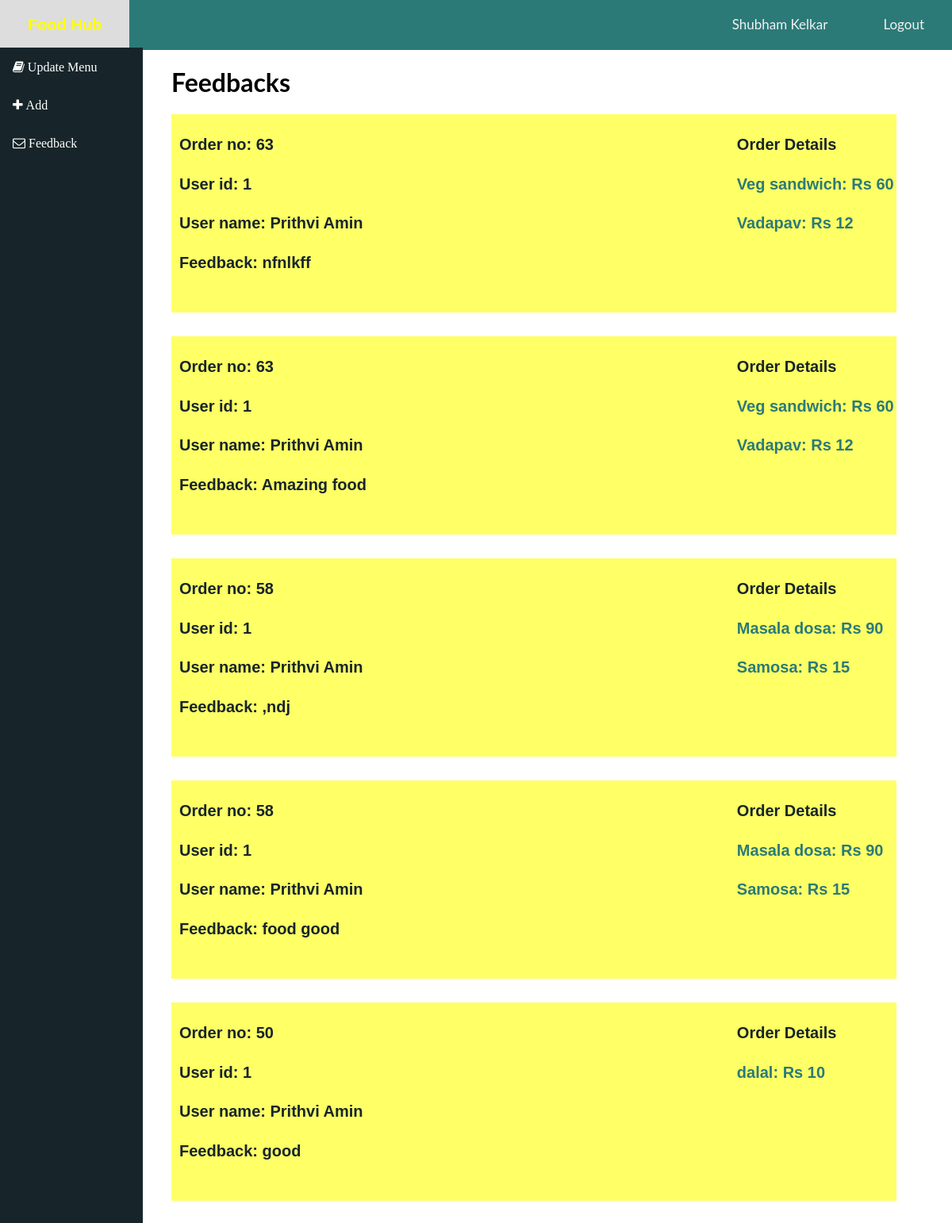
Page /adminfeed.php on the committed database.
### tables this page shows
CREATE TABLE `user` (
  `user_id` int(11) NOT NULL,
  `user_name` varchar(50) NOT NULL,
  `email` varchar(50) NOT NULL,
  `phone` varchar(11) NOT NULL,
  `pass` varchar(30) NOT NULL,
  `wallet` int(11) NOT NULL,
  `roles` int(1) NOT NULL DEFAULT 0 COMMENT '0-user 1-admin 2-manager',
  `loggedin` int(11) NOT NULL DEFAULT 0
);

CREATE TABLE `feedback` (
  `f_id` int(11) NOT NULL,
  `order_id` int(11) NOT NULL,
  `user_id` int(11) NOT NULL,
  `description` varchar(100) NOT NULL
);

CREATE TABLE `cart` (
  `sr_no` int(11) NOT NULL,
  `user_id` int(11) NOT NULL,
  `order_id` int(11) NOT NULL,
  `item` varchar(30) NOT NULL,
  `quantity` int(11) NOT NULL DEFAULT 1,
  `cost` int(11) NOT NULL,
  `stat` int(11) NOT NULL DEFAULT 0
);

### adminfeed.php (the view, shortened to what this page needs)
<?php
include "connection.php";
$status = $conn->query("SELECT * FROM user WHERE loggedin = 2");
$status = mysqli_fetch_assoc($status);
$username=$status['user_name'];
?>
<!DOCTYPE html>
<html lang="en" class="no-js">
<head>
    <link href="home.css" rel="stylesheet" media="all">
    <link rel="stylesheet" href="https://cdnjs.cloudflare.com/ajax/libs/font-awesome/4.7.0/css/font-awesome.min.css">
</head>
<body>
    <div class="topnav topnav1">
        <a href="#about1" style="color:yellow; font-family:'Franklin Gothic Medium', 'Arial Narrow', Arial, sans-serif; font-size:20px;"><b>Food Hub</b></a>
        <div class="topnav-right">
            <a href="profile2.php"><?php echo $username ?></a>
            <a href="logout1.php">Logout</a>
        </div>
    </div>
    <div class="sidebar">
        <a class="fa fa-book" href="update2.php"> Update Menu</a>
        <a class="fa fa-plus" href="http://localhost/New%20folder/add.php"> Add</a>
        <a class="fa fa-envelope-o" href="adminfeed.php"> Feedback</a>
    </div>
    <div class="container">
        <h1>Feedbacks</h1>
        <?php
        $sql = "select * from feedback order by f_id desc";
        $result = mysqli_query($conn, $sql);
        while ($row = mysqli_fetch_assoc($result)) {
            $order_id = $row['order_id'];
            $id = $row['user_id'];
            $query1 = "select * from user where user_id='$id'";
            $res1 = mysqli_query($conn, $query1);
            $res2 = mysqli_fetch_assoc($res1);
            ?>
            <div class="menu" style="display:flex; ">
                <div style="width:500px; height:250px;background-color: #ffff66">
                    <h4>Order no: <?php echo $row['order_id'] ?></h4>
                    <h4>User id: <?php echo $row['user_id'] ?></h4>
                    <h4>User name: <?php echo $res2['user_name'] ?></h4>
                    <h4>Feedback: <?php echo $row['description'] ?></h4>
                </div>
                <div style="width:500px; height:250px;background-color: #ffff66">
                </div>
                <div style="width:300px; height:250px ;background-color: #ffff66">
                    <h4>Order Details</h4>
                    <?php
                        $query = "select * from cart where order_id='$order_id'";
                        $res = mysqli_query($conn, $query);
                        while ($row2 = mysqli_fetch_assoc($res)) {
                            ?>
                        <h4 style="color:#2B7A78;"><?php echo $row2['item'] ?>: Rs <?php echo $row2['cost'] ?></h4>
                    <?php
                        }
                        ?>
                </div>
                <div style="width:100px; height:280px">
                </div>
            </div>
        <?php
        }
        ?>
    </div>
</body>
</html>

### home.css (style rules this page uses)
.topnav { background-color: black; overflow: hidden; position: fixed; top: 0; width: 100%; }
.topnav1 { background-color: #2B7A78; }
.topnav a { float: left; color: #f2f2f2; text-align: center; padding:20px 35px; text-decoration: none; font-size: 17px; }
.topnav-right { float: right; }

### adminfeed.php (style rules this page uses)
body { margin: 0; font-family: "Lato", sans-serif; }
.sidebar { margin: 0; padding: 0; top: 60px; width: 15%; background-color: #17252A; position: fixed; height: 100%; overflow: auto; }
.sidebar a { display: block; color: white; padding: 16px; text-decoration: none; }
.container { margin-left: 18%; margin-top: 7%; }
h4 { color: #17252A; font-size: 20px; font-family: 'Franklin Gothic Medium', 'Arial Narrow', Arial, sans-serif; margin-left: 10px; }

### rows in the picture
user: user_name "Shubham Kelkar"
feedback: order "63", user "1", user.user_name "Prithvi Amin", description "nfnlkff"
cart: item "Veg sandwich", cost "60"
cart: item "Vadapav", cost "12"
feedback: order "63", user "1", user.user_name "Prithvi Amin", description "Amazing food"
feedback: order "58", user "1", user.user_name "Prithvi Amin", description ",ndj"
cart: item "Masala dosa", cost "90"
cart: item "Samosa", cost "15"
feedback: order "58", user "1", user.user_name "Prithvi Amin", description "food good"
feedback: order "50", user "1", user.user_name "Prithvi Amin", description "good"
cart: item "dalal", cost "10"
